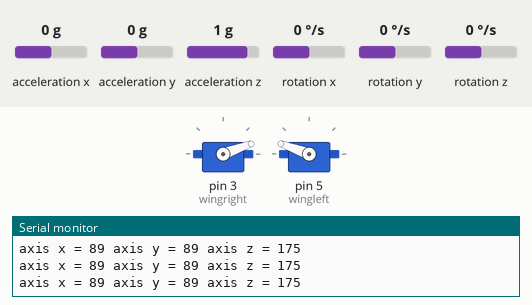
The sketch below on a simulated Arduino Uno, built with avr-gcc and run on an emulated ATmega328P. Parts: 2 × servo, the last lines printed to the serial monitor. Inputs (shaded band) come from the test bench; at power-on: acceleration x 0 g, acceleration y 0 g, acceleration z 1 g, rotation x 0 °/s, rotation y 0 °/s, rotation z 0 °/s.

Above: at 0.77 s.
1.3 s: acceleration x set to -1.4 g
At 1.67 s:
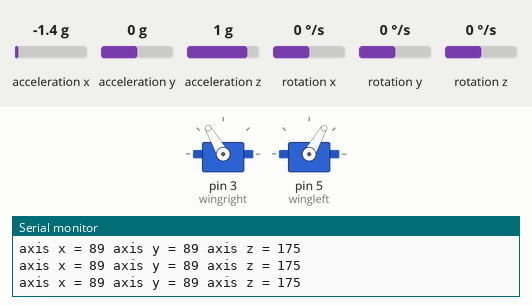
3.9 s: acceleration y set to -0.2 g
5.4 s: acceleration y set to -0.5 g
At 5.64 s:
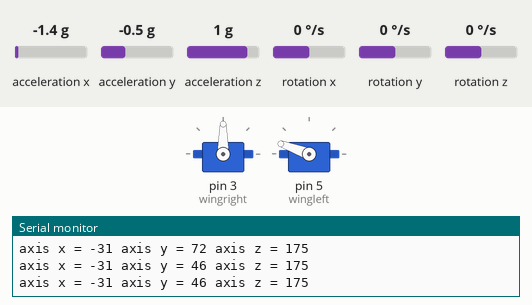
8.5 s: acceleration y set to 0.8 g
At 8.96 s:
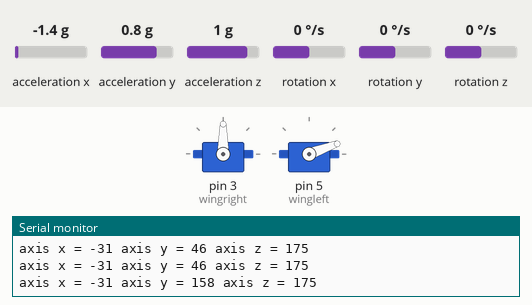
11.6 s: acceleration y set to 0.3 g
14.7 s: acceleration y set to 0 g
At 16.7 s:
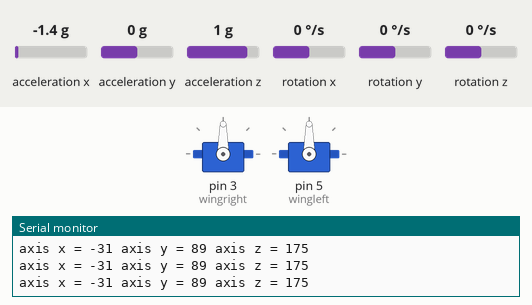
Timing chart, 0 to 18.2 s (numbered marks = the images above; inputs shaded):
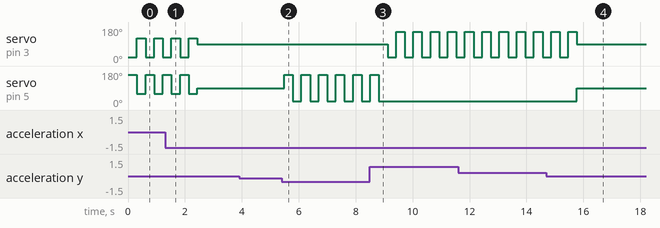

The sketch:

wing_mpu6050.ino
```cpp
#include <Wire.h>
#include <I2Cdev.h>
#include <MPU6050.h>
#include <Servo.h>

Servo wingleft;
Servo wingright;

MPU6050 mpu;

int16_t ax, ay, az;
int16_t gx, gy, gz;
int valx , valy , valz;
char rd;
int prevVal;
int led = 13 ;
int pin11 = 11 , pin10 = 10 ;
int val1 , val2 ;
int valgy1 = 0 , valgy2 = 0;
void setup()
{
  Serial.begin(9600);
  wingright.attach(3);
  wingleft.attach(5);
  mpu.initialize();
}

void loop()
{
  read_6050();

  wingleft.write(90);
  wingright.write(90);

  while (valy <= 55) {
    read_6050();
    wingleft.write(160);
    delay(300);
    wingleft.write(20);
    delay(300);
  }

  while (valy >= 100) {
    read_6050();
    wingright.write(20);
    delay(300);
    wingright.write(155);
    delay(300);
  }

  while (valx >= 15) {
    read_6050();
    wingleft.write(160);
    wingright.write(20);
    delay(300);
    wingleft.write(60);
    wingright.write(120);
    delay(300);
  }
}

void read_6050()  {
  mpu.getMotion6(&ax, &ay, &az, &gx, &gy, &gz);

  valx = map(ax, -17000, 17000, 0, 179);
  valy = map(ay, -17000, 17000, 0, 179);
  valz = map(az, -17000, 17000, 0, 179);

  Serial.print("axis x = ") ;
  Serial.print(valx) ;
  Serial.print(" axis y = ") ;
  Serial.print(valy) ;
  Serial.print(" axis z = ") ;
  Serial.println(valz) ;

}
```

Measured:
- the behaviour switches between -0.3 and -0.4 g on acceleration y (found by bisection; images 1 and 2)
- the behaviour switches between 0.2 and 0.1 g on acceleration y (found by bisection; images 3 and 4)
- after the input at 5.4 s, servo on pin 5 (wingleft): alternates 160° for 0.30 s and 20° for 0.30 s, starting after 0.09 s
- after the input at 8.5 s, servo on pin 3 (wingright): alternates 155° for 0.30 s and 20° for 0.30 s, starting after 0.62 s; servo on pin 5 (wingleft): goes on until 8.8 s, then stays 20°
- after the input at 14.7 s, servo on pin 5 (wingleft): 20° → 90° after 1.1 s
